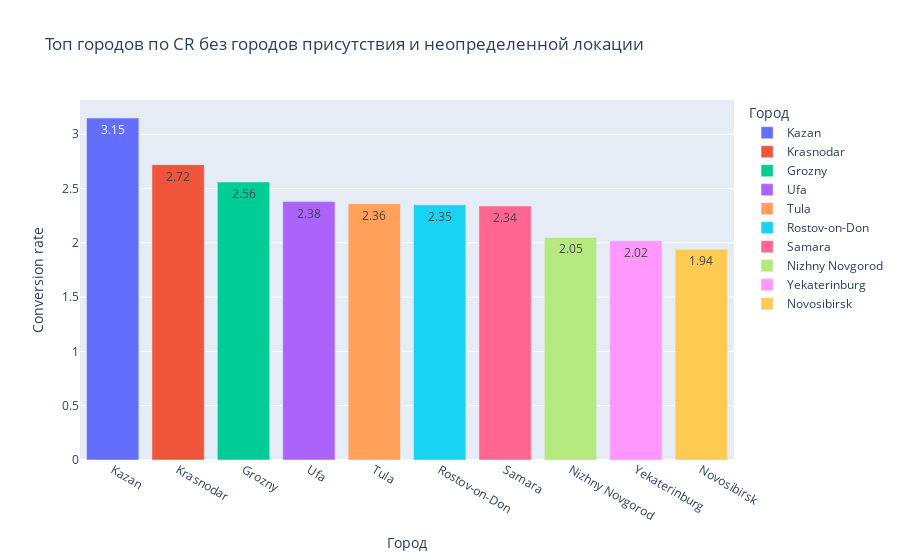

The notebook cell this image was saved under:
### Code cell
# Топ городов по CR без городов присутствия и неопределенной локации
top_CR_city_wo_3_graph = top_CR_city_wo_3.query('target_traf > 5')
top_CR_city_wo_3_graph = top_CR_city_wo_3_graph.nlargest(n=10, columns=['CR'])
fig = px.bar(top_CR_city_wo_3_graph, x="geo_city", y="CR", color="geo_city",
             orientation="v", hover_name="geo_city",
             hover_data=['geo_city', 'CR'],
             labels={'geo_city': 'Город', 'CR': 'Conversion rate'},
             title="Топ городов по CR без городов присутствия и неопределенной локации",
             text_auto=True
             )
 
fig.show()

### Figure 1 — Plotly figure (JSON) as saved in the notebook; plotly's stock layout.template omitted (floating-point values rounded to 4 significant figures)
{"data": [{"alignmentgroup": "True", "hovertemplate": "<b>%{hovertext}</b><br><br>Город=%{x}<br>Conversion rate=%{y}<extra></extra>", "hovertext": ["Kazan"], "legendgroup": "Kazan", "marker": {"color": "#636efa", "pattern": {"shape": ""}}, "name": "Kazan", "offsetgroup": "Kazan", "orientation": "v", "showlegend": true, "textposition": "auto", "texttemplate": "%{y}", "type": "bar", "x": ["Kazan"], "xaxis": "x", "y": [3.15], "yaxis": "y"}, {"alignmentgroup": "True", "hovertemplate": "<b>%{hovertext}</b><br><br>Город=%{x}<br>Conversion rate=%{y}<extra></extra>", "hovertext": ["Krasnodar"], "legendgroup": "Krasnodar", "marker": {"color": "#EF553B", "pattern": {"shape": ""}}, "name": "Krasnodar", "offsetgroup": "Krasnodar", "orientation": "v", "showlegend": true, "textposition": "auto", "texttemplate": "%{y}", "type": "bar", "x": ["Krasnodar"], "xaxis": "x", "y": [2.72], "yaxis": "y"}, {"alignmentgroup": "True", "hovertemplate": "<b>%{hovertext}</b><br><br>Город=%{x}<br>Conversion rate=%{y}<extra></extra>", "hovertext": ["Grozny"], "legendgroup": "Grozny", "marker": {"color": "#00cc96", "pattern": {"shape": ""}}, "name": "Grozny", "offsetgroup": "Grozny", "orientation": "v", "showlegend": true, "textposition": "auto", "texttemplate": "%{y}", "type": "bar", "x": ["Grozny"], "xaxis": "x", "y": [2.56], "yaxis": "y"}, {"alignmentgroup": "True", "hovertemplate": "<b>%{hovertext}</b><br><br>Город=%{x}<br>Conversion rate=%{y}<extra></extra>", "hovertext": ["Ufa"], "legendgroup": "Ufa", "marker": {"color": "#ab63fa", "pattern": {"shape": ""}}, "name": "Ufa", "offsetgroup": "Ufa", "orientation": "v", "showlegend": true, "textposition": "auto", "texttemplate": "%{y}", "type": "bar", "x": ["Ufa"], "xaxis": "x", "y": [2.38], "yaxis": "y"}, {"alignmentgroup": "True", "hovertemplate": "<b>%{hovertext}</b><br><br>Город=%{x}<br>Conversion rate=%{y}<extra></extra>", "hovertext": ["Tula"], "legendgroup": "Tula", "marker": {"color": "#FFA15A", "pattern": {"shape": ""}}, "name": "Tula", "offsetgroup": "Tula", "orientation": "v", "showlegend": true, "textposition": "auto", "texttemplate": "%{y}", "type": "bar", "x": ["Tula"], "xaxis": "x", "y": [2.36], "yaxis": "y"}, {"alignmentgroup": "True", "hovertemplate": "<b>%{hovertext}</b><br><br>Город=%{x}<br>Conversion rate=%{y}<extra></extra>", "hovertext": ["Rostov-on-Don"], "legendgroup": "Rostov-on-Don", "marker": {"color": "#19d3f3", "pattern": {"shape": ""}}, "name": "Rostov-on-Don", "offsetgroup": "Rostov-on-Don", "orientation": "v", "showlegend": true, "textposition": "auto", "texttemplate": "%{y}", "type": "bar", "x": ["Rostov-on-Don"], "xaxis": "x", "y": [2.35], "yaxis": "y"}, {"alignmentgroup": "True", "hovertemplate": "<b>%{hovertext}</b><br><br>Город=%{x}<br>Conversion rate=%{y}<extra></extra>", "hovertext": ["Samara"], "legendgroup": "Samara", "marker": {"color": "#FF6692", "pattern": {"shape": ""}}, "name": "Samara", "offsetgroup": "Samara", "orientation": "v", "showlegend": true, "textposition": "auto", "texttemplate": "%{y}", "type": "bar", "x": ["Samara"], "xaxis": "x", "y": [2.34], "yaxis": "y"}, {"alignmentgroup": "True", "hovertemplate": "<b>%{hovertext}</b><br><br>Город=%{x}<br>Conversion rate=%{y}<extra></extra>", "hovertext": ["Nizhny Novgorod"], "legendgroup": "Nizhny Novgorod", "marker": {"color": "#B6E880", "pattern": {"shape": ""}}, "name": "Nizhny Novgorod", "offsetgroup": "Nizhny Novgorod", "orientation": "v", "showlegend": true, "textposition": "auto", "texttemplate": "%{y}", "type": "bar", "x": ["Nizhny Novgorod"], "xaxis": "x", "y": [2.05], "yaxis": "y"}, {"alignmentgroup": "True", "hovertemplate": "<b>%{hovertext}</b><br><br>Город=%{x}<br>Conversion rate=%{y}<extra></extra>", "hovertext": ["Yekaterinburg"], "legendgroup": "Yekaterinburg", "marker": {"color": "#FF97FF", "pattern": {"shape": ""}}, "name": "Yekaterinburg", "offsetgroup": "Yekaterinburg", "orientation": "v", "showlegend": true, "textposition": "auto", "texttemplate": "%{y}", "type": "bar", "x": ["Yekaterinburg"], "xaxis": "x", "y": [2.02], "yaxis": "y"}, {"alignmentgroup": "True", "hovertemplate": "<b>%{hovertext}</b><br><br>Город=%{x}<br>Conversion rate=%{y}<extra></extra>", "hovertext": ["Novosibirsk"], "legendgroup": "Novosibirsk", "marker": {"color": "#FECB52", "pattern": {"shape": ""}}, "name": "Novosibirsk", "offsetgroup": "Novosibirsk", "orientation": "v", "showlegend": true, "textposition": "auto", "texttemplate": "%{y}", "type": "bar", "x": ["Novosibirsk"], "xaxis": "x", "y": [1.94], "yaxis": "y"}], "layout": {"barmode": "relative", "legend": {"title": {"text": "Город"}, "tracegroupgap": 0}, "title": {"text": "Топ городов по CR без городов присутствия и неопределенной локации"}, "xaxis": {"anchor": "y", "categoryarray": ["Kazan", "Krasnodar", "Grozny", "Ufa", "Tula", "Rostov-on-Don", "Samara", "Nizhny Novgorod", "Yekaterinburg", "Novosibirsk"], "categoryorder": "array", "domain": [0, 1], "title": {"text": "Город"}}, "yaxis": {"anchor": "x", "domain": [0, 1], "title": {"text": "Conversion rate"}}}}
